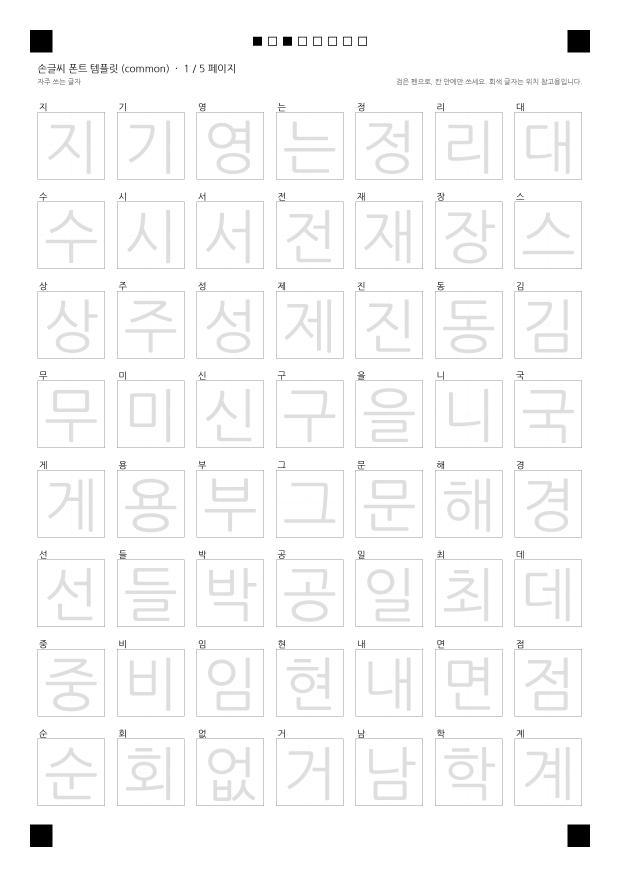
#> input picture templates/template_common_p1.png, 2480 x 3508 px (shown at 1/4 size)
$ python -i scan.py   (imports and definitions only)
#> lines starting #> are read from the running program, lines starting #| are printed output that depends on the picture
#> further down, picture is the input picture: shape (3508, 2480); min 0, max 255, mean 249.6
"""Find the template in a scan/photo, straighten it and cut out the cells."""

import itertools
import os

import cv2
import numpy as np
from PIL import Image, ImageOps

from . import layout as L

UPSCALE = 2          # cells are upsampled before tracing for smoother outlines
BORDER_INSET = 10    # px (page scale) ignored along the cell border


# [16 lines left out: function load_images, not called in this run]


def normalize(gray):
    """Divide out uneven lighting so paper ≈ 1.0 and ink ≈ 0."""
    h, w = gray.shape
#> h = 3508; w = 2480
    f = 600.0 / max(h, w)
#> f = 0.171
    small = cv2.resize(gray, (max(1, int(w * f)), max(1, int(h * f))), interpolation=cv2.INTER_AREA)
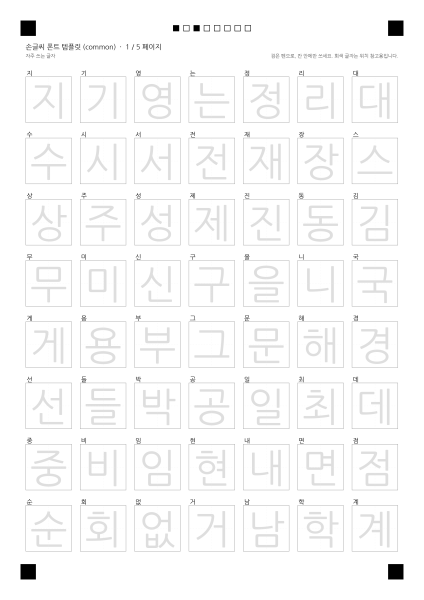
#> small: shape (600, 424); min 0, max 255, mean 249.6
    k = max(9, int(max(small.shape) / 12) | 1)
#> k = 51
    bg = cv2.morphologyEx(small, cv2.MORPH_CLOSE, cv2.getStructuringElement(cv2.MORPH_ELLIPSE, (k, k)))
#> bg: shape (600, 424); every value is 255
    bg = cv2.GaussianBlur(bg, (0, 0), k / 3)
    bg = cv2.resize(bg, (w, h), interpolation=cv2.INTER_LINEAR).astype(np.float32)
#> bg: shape (3508, 2480) float32; every value is 255
    return np.clip(gray.astype(np.float32) / np.maximum(bg, 1), 0, 1)


# [88 lines left out: functions find_marks, _read_bits, straighten, extract_cell, not called in this run]


def _target(pc):
    from .segment import CHO, JONG, JUNG
    return {"cho": CHO, "jung": JUNG, "jong": JONG}[pc.set_key.split(".")[0]]


# [106 lines left out: functions split_hangul, scan_files, load_overrides, not called in this run]

>>> import cv2
>>> picture = cv2.imread('../templates/template_common_p1.png', cv2.IMREAD_GRAYSCALE)
>>> result = normalize(picture)

$ run again, on templates/template_common_p2.png
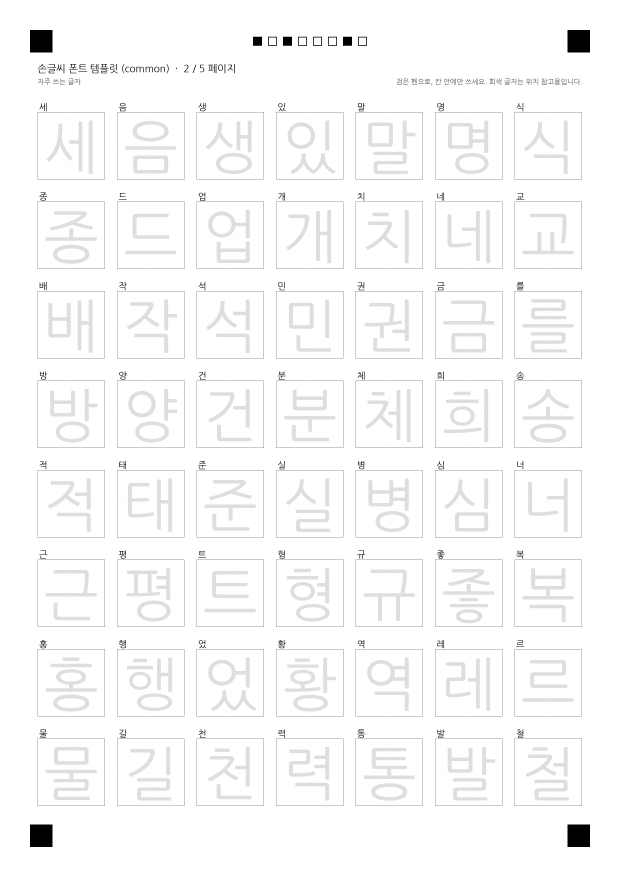
#> input picture templates/template_common_p2.png, 2480 x 3508 px (shown at 1/4 size)
#> picture is the input picture: shape (3508, 2480); min 0, max 255, mean 249.3
#> in normalize, `small = cv2.resize(gray, (max(1, int(w * f)), max(1, int(h * f))), int..`:
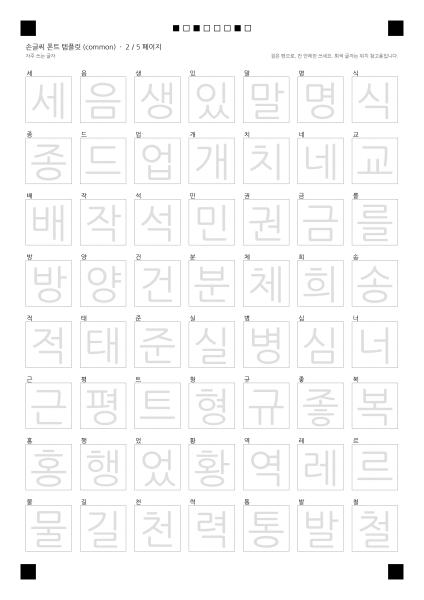
#> small: shape (600, 424); min 0, max 255, mean 249.3

$ run again, on templates/template_common_p3.png
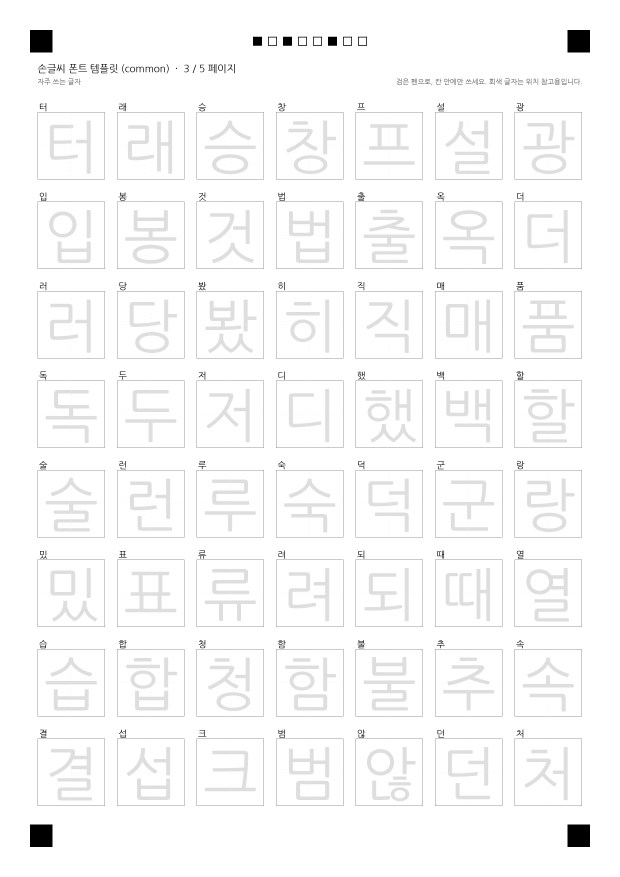
#> input picture templates/template_common_p3.png, 2480 x 3508 px (shown at 1/4 size)
#> picture is the input picture: shape (3508, 2480); min 0, max 255, mean 249.3
#> in normalize, `small = cv2.resize(gray, (max(1, int(w * f)), max(1, int(h * f))), int..`:
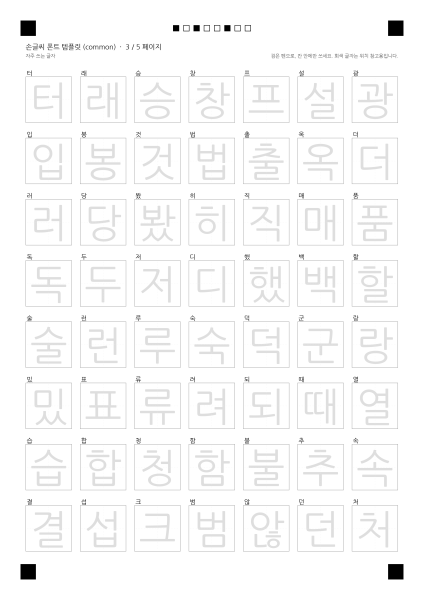
#> small: shape (600, 424); min 0, max 255, mean 249.3

$ run again, on templates/template_common_p4.png
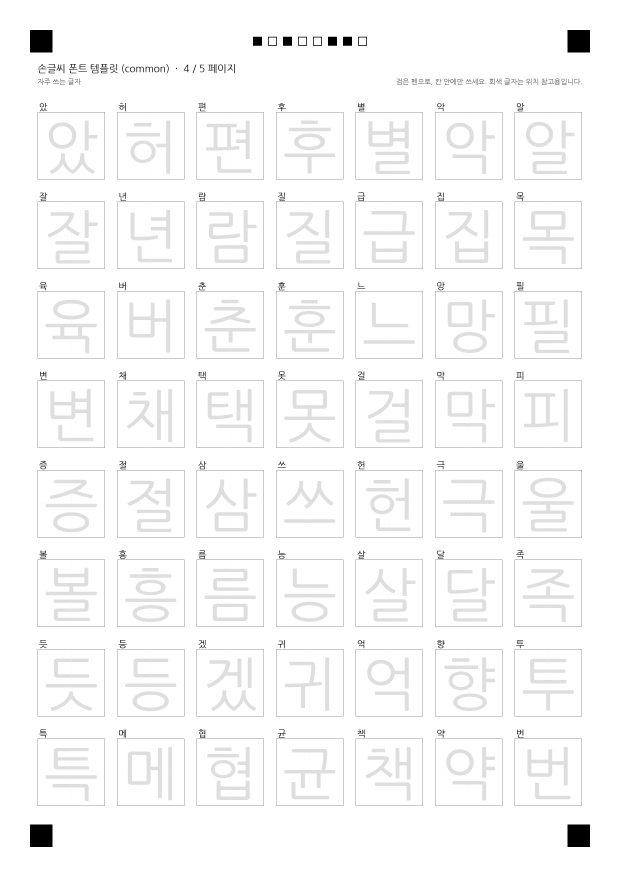
#> input picture templates/template_common_p4.png, 2480 x 3508 px (shown at 1/4 size)
#> picture is the input picture: shape (3508, 2480); min 0, max 255, mean 249.3
#> in normalize, `small = cv2.resize(gray, (max(1, int(w * f)), max(1, int(h * f))), int..`:
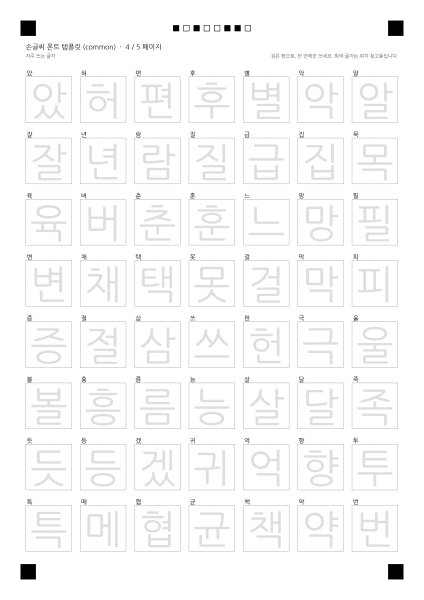
#> small: shape (600, 424); min 0, max 255, mean 249.3
